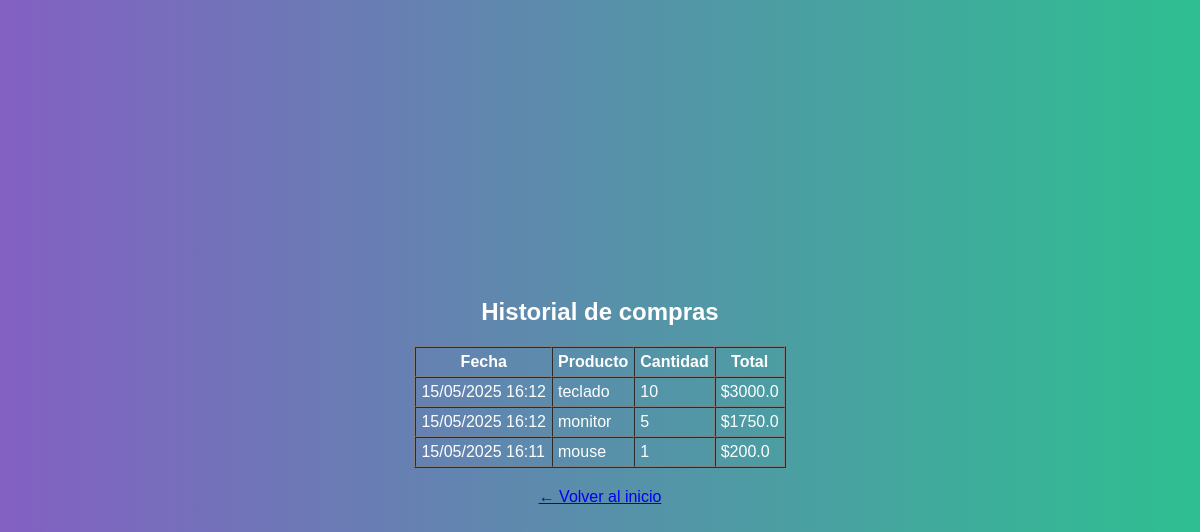
Before: /mis_compras (signed in) with the older database file.
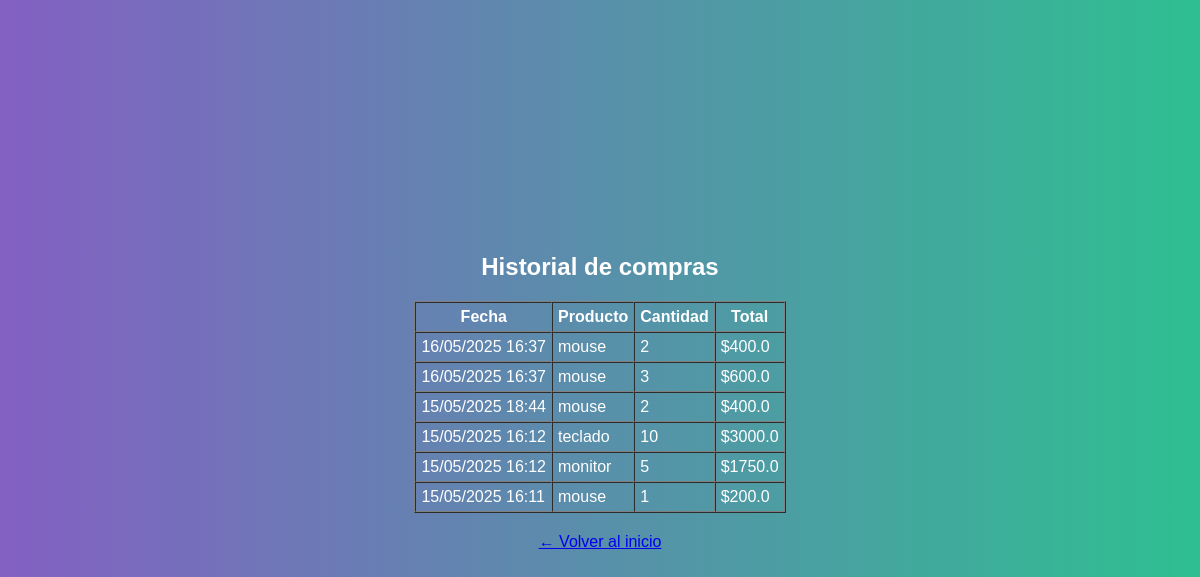
After: the same page with the newer database file.
### app/models.py (models this page shows, shortened)
class Venta(db.Model):
    id = db.Column(db.Integer, primary_key=True)
    producto_id = db.Column(db.Integer, db.ForeignKey('producto.id'), nullable=False)
    usuario_id = db.Column(db.Integer, db.ForeignKey('user.id'), nullable=False)
    cantidad = db.Column(db.Integer, nullable=False)
    total = db.Column(db.Float, nullable=False)
    fecha = db.Column(db.DateTime, default=datetime.utcnow)
    producto = db.relationship('Producto', backref='ventas')

class Producto(db.Model):
    id = db.Column(db.Integer, primary_key=True)
    nombre = db.Column(db.String(100), nullable=False)
    descripcion = db.Column(db.String(200))
    precio = db.Column(db.Float, nullable=False)
    costo_proveedor = db.Column(db.Float, nullable=False)
    stock = db.Column(db.Integer, nullable=False)
    stock_maximo = db.Column(db.Integer, nullable=False)
    proveedor_id = db.Column(db.Integer, db.ForeignKey('proveedor.id'), nullable=False)

### app/routes.py (the view)
@main.route('/mis_compras')
@login_required
def mis_compras():
    ventas = Venta.query.filter_by(usuario_id=current_user.id).order_by(Venta.fecha.desc()).all()
    return render_template('mis_compras.html', ventas=ventas)

### app/templates/mis_compras.html (shortened to what this page needs)
{% extends 'base.html' %}
{% block content %}
<h2>Historial de compras</h2>
{% if ventas %}
  <table border="1" cellpadding="5" cellspacing="0">
    <thead>
      <tr>
        <th>Fecha</th>
        <th>Producto</th>
        <th>Cantidad</th>
        <th>Total</th>
      </tr>
    </thead>
    <tbody>
      {% for venta in ventas %}
      <tr>
        <td>{{ venta.fecha.strftime('%d/%m/%Y %H:%M') }}</td>
        <td>{{ venta.producto.nombre }}</td>
        <td>{{ venta.cantidad }}</td>
        <td>${{ venta.total }}</td>
      </tr>
      {% endfor %}
    </tbody>
  </table>
{% else %}
  <p>No has realizado compras aún.</p>
{% endif %}
<p style="text-align: center; margin-top: 20px;">
  <a href="{{ url_for('main.dashboard') }}">← Volver al inicio</a>
</p>
{% endblock %}

### app/templates/base.html (shortened to what this page needs)
<!doctype html>
<html lang="en">
<head>
    <link rel="stylesheet" href="{{ url_for('static', filename='styles.css') }}">
    <link rel="stylesheet" href="https://cdnjs.cloudflare.com/ajax/libs/animate.css/4.1.1/animate.min.css" />
</head>
<body>
    {% block content %}{% endblock %}
</body>
</html>

### app/static/styles.css (style rules this page uses)
body { margin: 0; padding: 0; font-family: 'Arial', sans-serif; background: linear-gradient(to right, #8360c3, #2ebf91); color: #fff; min-height: 100vh; display: flex; flex-direction: column; align-items: center; justify-content: center; }

Changed rows visible on the page:
added Venta: fecha "16/05/2025 16:37", producto.nombre "mouse", cantidad "2", total "400.0"
added Venta: fecha "16/05/2025 16:37", producto.nombre "mouse", cantidad "3", total "600.0"
added Venta: fecha "15/05/2025 18:44", producto.nombre "mouse", cantidad "2", total "400.0"
